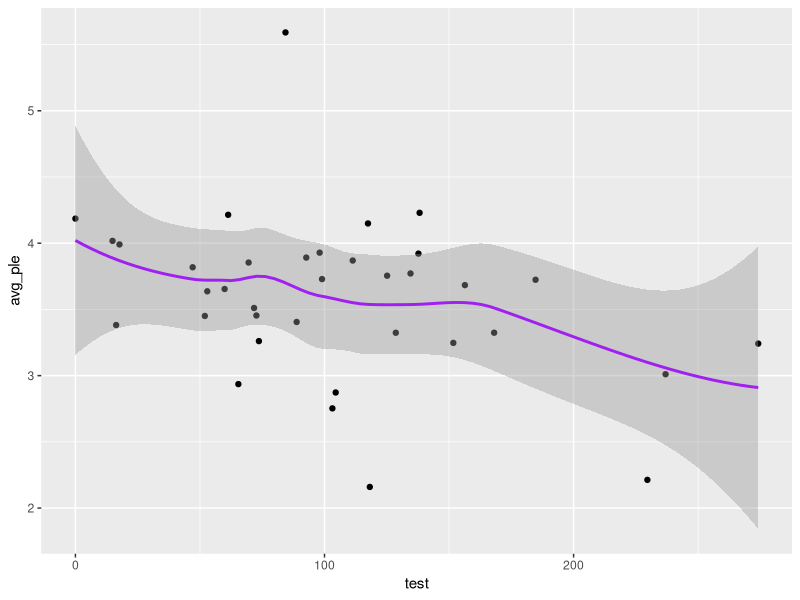
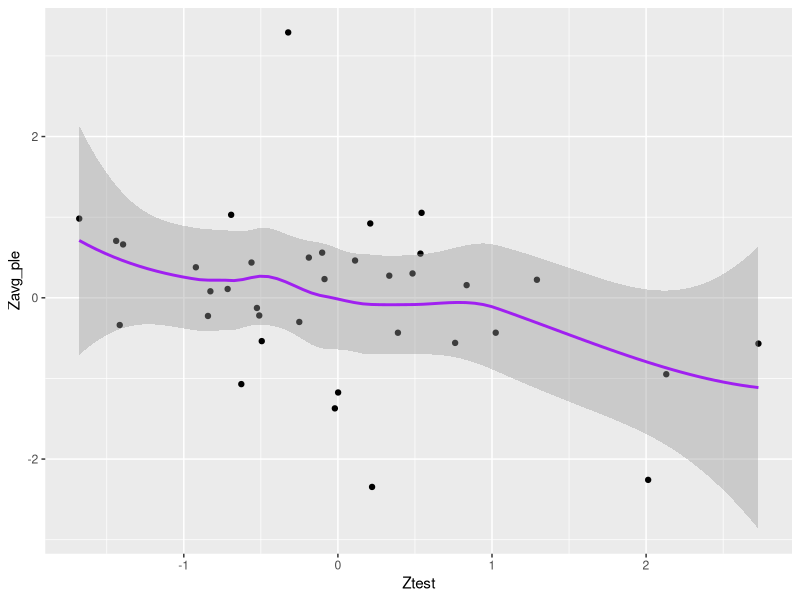
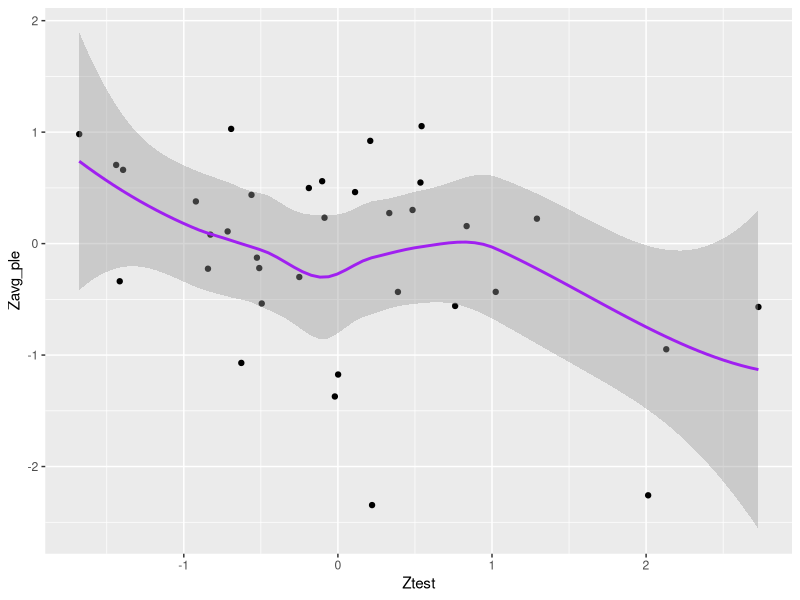
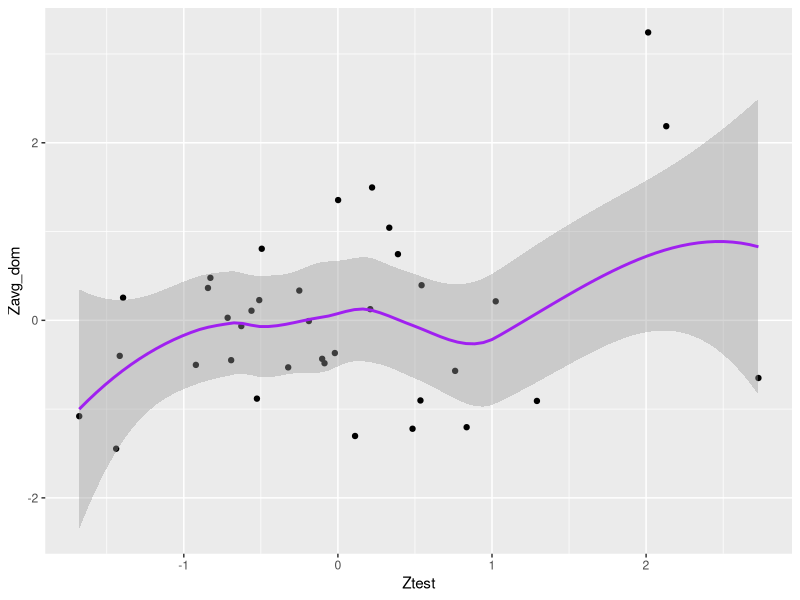
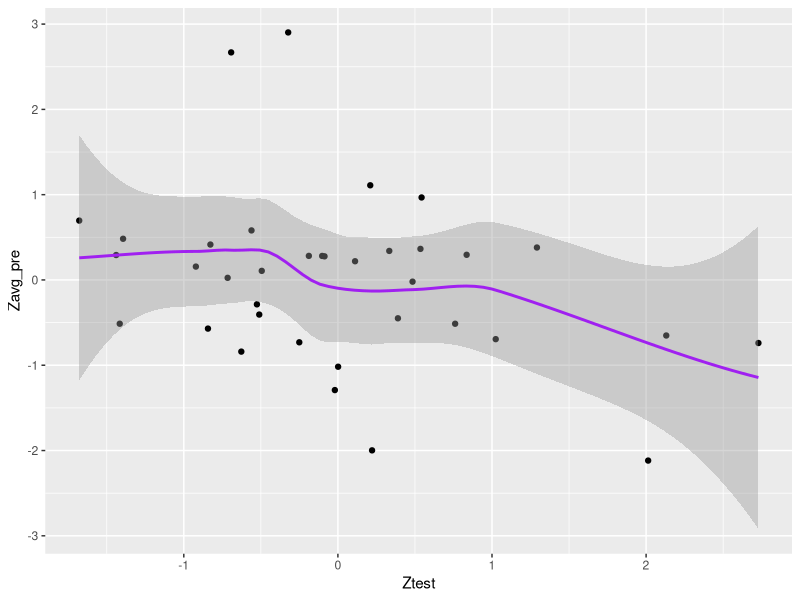
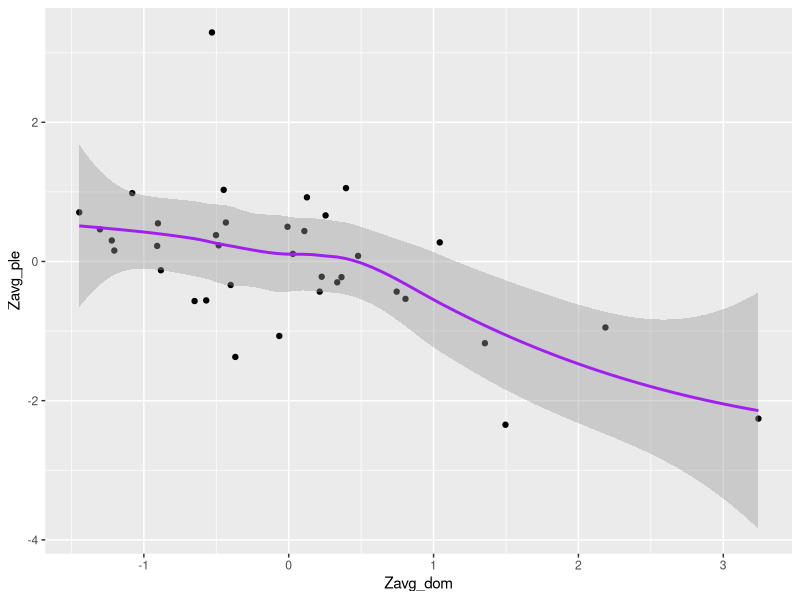
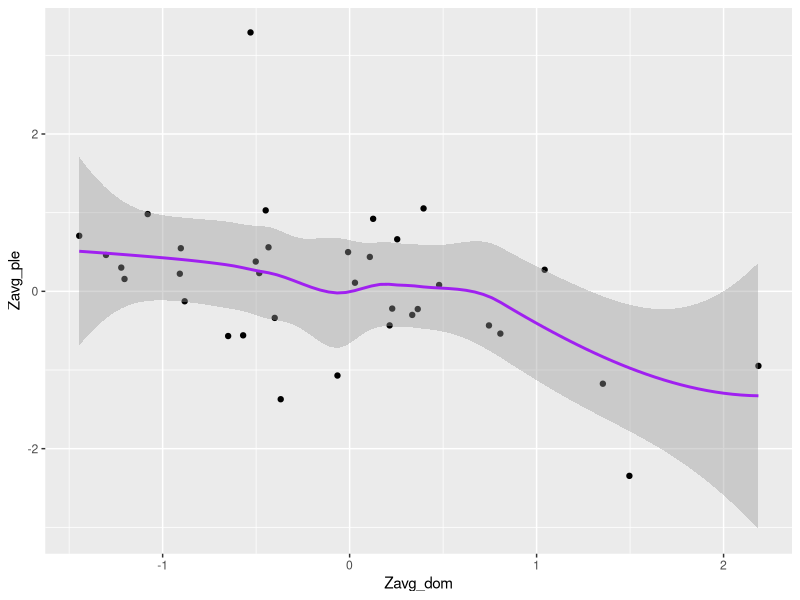
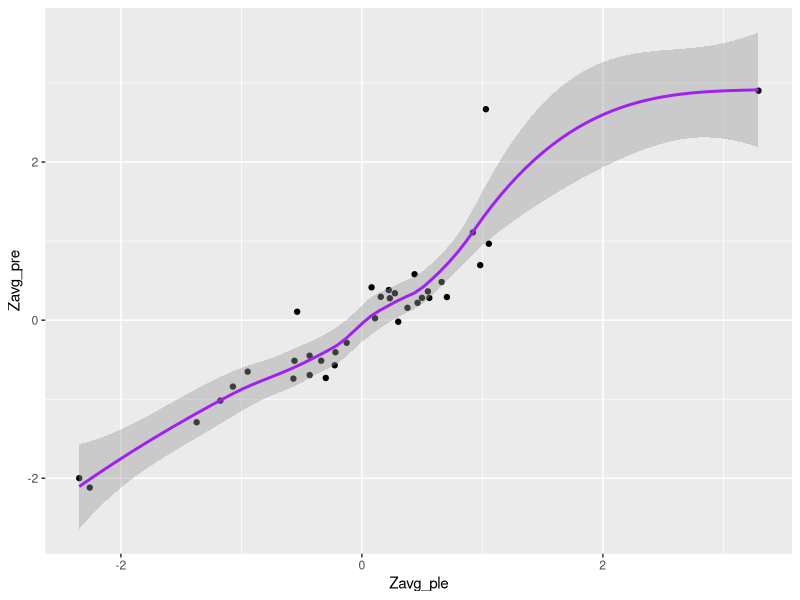

Write the R code that produced these figures, in order.
## ---- chunk 1
knitr::opts_chunk$set(echo = FALSE, warning = FALSE)
## ---- chunk 2
#First, load some packages!

library(tidyverse)
library(knitr)
library(ggthemes)
library(ggplot2)

#Set working directory & load data
setwd("~/Dropbox/research/Role of Smell in Stress Reduction/dominance communication between men/TStudiesR")

data <- read.csv("t_study1.csv", header=TRUE)
## ---- chunk 3
data %>% 
	ggplot(aes(x = test, y = avg_ple)) + 
	geom_point() +
	geom_smooth(color = "purple", lwd = 1, se=TRUE)

cor.test(data$avg_ple, data$test)
## ---- chunk 4
data %>% 
	ggplot(aes(x = Ztest, y = Zavg_ple)) + 
	geom_point() +
	geom_smooth(color = "purple", lwd = 1, se=TRUE)

## ---- chunk 5
data %>% 
	filter (shirt_code != "31") %>% 
	ggplot(aes(x = Ztest, y = Zavg_ple)) + 
	geom_point() +
	geom_smooth(color = "purple", lwd = 1, se=TRUE)

data1 <- filter (data, shirt_code != "31")
cor.test(data1$Zavg_ple, data1$Ztest)
## ---- chunk 6

data2 <- filter (data, shirt_code != "31", shirt_code != "37")
cor.test(data2$Zavg_ple, data2$Ztest)

## ---- chunk 7
data %>% 
	ggplot(aes(x = Ztest, y = Zavg_dom)) + 
	geom_point() +
	geom_smooth(color = "purple", lwd = 1, se=TRUE)
cor.test(data$Zavg_dom, data$Ztest)

data %>% 
	ggplot(aes(x = Ztest, y = Zavg_pre)) + 
	geom_point() +
	geom_smooth(color = "purple", lwd = 1, se=TRUE)
cor.test(data$Zavg_pre, data$Ztest)
## ---- chunk 8
data %>% 
	ggplot(aes(x = Zavg_dom, y = Zavg_ple)) + 
	geom_point() +
	geom_smooth(color = "purple", lwd = 1, se=TRUE)

cor.test(data$Zavg_ple, data$Zavg_dom)
## ---- chunk 9
data %>% 
	filter (shirt_code != "7")  %>% 
	ggplot(aes(x = Zavg_dom, y = Zavg_ple)) + 
	geom_point() +
	geom_smooth(color = "purple", lwd = 1, se=TRUE)

data3 <- filter (data, shirt_code != "7")
cor.test(data3$Zavg_ple, data3$Zavg_dom)
## ---- chunk 10
data %>% 
	ggplot(aes(x = Zavg_ple, y = Zavg_pre)) + 
	geom_point() +
	geom_smooth(color = "purple", lwd = 1, se=TRUE)

cor.test(data$Zavg_ple, data$Zavg_pre)
